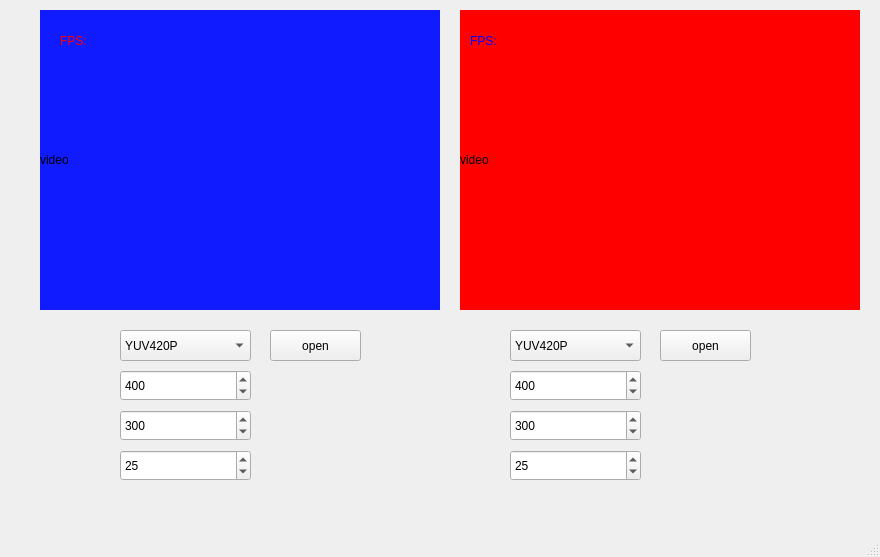
<?xml version="1.0" encoding="UTF-8"?>
<ui version="4.0">
 <class>SdlQtRBGClass</class>
 <widget class="QMainWindow" name="SdlQtRBGClass">
  <property name="geometry">
   <rect>
    <x>0</x>
    <y>0</y>
    <width>880</width>
    <height>557</height>
   </rect>
  </property>
  <property name="windowTitle">
   <string>SdlQtRBG</string>
  </property>
  <widget class="QWidget" name="centralWidget">
   <widget class="QLabel" name="video1">
    <property name="geometry">
     <rect>
      <x>40</x>
      <y>10</y>
      <width>400</width>
      <height>300</height>
     </rect>
    </property>
    <property name="baseSize">
     <size>
      <width>400</width>
      <height>300</height>
     </size>
    </property>
    <property name="styleSheet">
     <string notr="true">background-color: rgb(16, 28, 255);</string>
    </property>
    <property name="text">
     <string>video</string>
    </property>
   </widget>
   <widget class="QLabel" name="video2">
    <property name="geometry">
     <rect>
      <x>460</x>
      <y>10</y>
      <width>400</width>
      <height>300</height>
     </rect>
    </property>
    <property name="baseSize">
     <size>
      <width>400</width>
      <height>300</height>
     </size>
    </property>
    <property name="styleSheet">
     <string notr="true">background-color: rgb(255, 0, 0);</string>
    </property>
    <property name="text">
     <string>video</string>
    </property>
   </widget>
   <widget class="QPushButton" name="open1">
    <property name="geometry">
     <rect>
      <x>270</x>
      <y>330</y>
      <width>91</width>
      <height>31</height>
     </rect>
    </property>
    <property name="text">
     <string>open</string>
    </property>
   </widget>
   <widget class="QComboBox" name="pix1">
    <property name="geometry">
     <rect>
      <x>120</x>
      <y>330</y>
      <width>131</width>
      <height>31</height>
     </rect>
    </property>
    <item>
     <property name="text">
      <string>YUV420P</string>
     </property>
    </item>
    <item>
     <property name="text">
      <string>RGBA</string>
     </property>
    </item>
    <item>
     <property name="text">
      <string>ARGB</string>
     </property>
    </item>
    <item>
     <property name="text">
      <string>BGRA</string>
     </property>
    </item>
    <item>
     <property name="text">
      <string>RGB24</string>
     </property>
    </item>
   </widget>
   <widget class="QSpinBox" name="width1">
    <property name="geometry">
     <rect>
      <x>120</x>
      <y>370</y>
      <width>131</width>
      <height>31</height>
     </rect>
    </property>
    <property name="minimum">
     <number>1</number>
    </property>
    <property name="maximum">
     <number>99999</number>
    </property>
    <property name="value">
     <number>400</number>
    </property>
   </widget>
   <widget class="QSpinBox" name="height1">
    <property name="geometry">
     <rect>
      <x>120</x>
      <y>410</y>
      <width>131</width>
      <height>31</height>
     </rect>
    </property>
    <property name="minimum">
     <number>1</number>
    </property>
    <property name="maximum">
     <number>99999</number>
    </property>
    <property name="value">
     <number>300</number>
    </property>
   </widget>
   <widget class="QSpinBox" name="set_fps1">
    <property name="geometry">
     <rect>
      <x>120</x>
      <y>450</y>
      <width>131</width>
      <height>31</height>
     </rect>
    </property>
    <property name="minimum">
     <number>1</number>
    </property>
    <property name="maximum">
     <number>300</number>
    </property>
    <property name="value">
     <number>25</number>
    </property>
   </widget>
   <widget class="QSpinBox" name="height2">
    <property name="geometry">
     <rect>
      <x>510</x>
      <y>410</y>
      <width>131</width>
      <height>31</height>
     </rect>
    </property>
    <property name="minimum">
     <number>1</number>
    </property>
    <property name="maximum">
     <number>99999</number>
    </property>
    <property name="value">
     <number>300</number>
    </property>
   </widget>
   <widget class="QPushButton" name="open2">
    <property name="geometry">
     <rect>
      <x>660</x>
      <y>330</y>
      <width>91</width>
      <height>31</height>
     </rect>
    </property>
    <property name="text">
     <string>open</string>
    </property>
   </widget>
   <widget class="QSpinBox" name="width2">
    <property name="geometry">
     <rect>
      <x>510</x>
      <y>370</y>
      <width>131</width>
      <height>31</height>
     </rect>
    </property>
    <property name="minimum">
     <number>1</number>
    </property>
    <property name="maximum">
     <number>99999</number>
    </property>
    <property name="value">
     <number>400</number>
    </property>
   </widget>
   <widget class="QSpinBox" name="set_fps2">
    <property name="geometry">
     <rect>
      <x>510</x>
      <y>450</y>
      <width>131</width>
      <height>31</height>
     </rect>
    </property>
    <property name="minimum">
     <number>1</number>
    </property>
    <property name="maximum">
     <number>300</number>
    </property>
    <property name="value">
     <number>25</number>
    </property>
   </widget>
   <widget class="QComboBox" name="pix2">
    <property name="geometry">
     <rect>
      <x>510</x>
      <y>330</y>
      <width>131</width>
      <height>31</height>
     </rect>
    </property>
    <item>
     <property name="text">
      <string>YUV420P</string>
     </property>
    </item>
    <item>
     <property name="text">
      <string>RGBA</string>
     </property>
    </item>
    <item>
     <property name="text">
      <string>ARGB</string>
     </property>
    </item>
    <item>
     <property name="text">
      <string>BGRA</string>
     </property>
    </item>
    <item>
     <property name="text">
      <string>RGB24</string>
     </property>
    </item>
   </widget>
   <widget class="QLabel" name="fps1">
    <property name="geometry">
     <rect>
      <x>60</x>
      <y>30</y>
      <width>61</width>
      <height>21</height>
     </rect>
    </property>
    <property name="styleSheet">
     <string notr="true">color: rgb(255, 0, 0);</string>
    </property>
    <property name="text">
     <string>FPS:</string>
    </property>
   </widget>
   <widget class="QLabel" name="fps2">
    <property name="geometry">
     <rect>
      <x>470</x>
      <y>30</y>
      <width>61</width>
      <height>21</height>
     </rect>
    </property>
    <property name="styleSheet">
     <string notr="true">color: rgb(0, 0, 255);</string>
    </property>
    <property name="text">
     <string>FPS:</string>
    </property>
   </widget>
  </widget>
  <widget class="QStatusBar" name="statusBar"/>
 </widget>
 <layoutdefault spacing="6" margin="11"/>
 <resources>
  <include location="sdlqtrbg.qrc"/>
 </resources>
 <connections>
  <connection>
   <sender>open1</sender>
   <signal>clicked()</signal>
   <receiver>SdlQtRBGClass</receiver>
   <slot>Open1()</slot>
   <hints>
    <hint type="sourcelabel">
     <x>310</x>
     <y>356</y>
    </hint>
    <hint type="destinationlabel">
     <x>314</x>
     <y>637</y>
    </hint>
   </hints>
  </connection>
  <connection>
   <sender>open2</sender>
   <signal>clicked()</signal>
   <receiver>SdlQtRBGClass</receiver>
   <slot>Open2()</slot>
   <hints>
    <hint type="sourcelabel">
     <x>690</x>
     <y>360</y>
    </hint>
    <hint type="destinationlabel">
     <x>708</x>
     <y>625</y>
    </hint>
   </hints>
  </connection>
 </connections>
 <slots>
  <slot>Open1()</slot>
  <slot>Open2()</slot>
 </slots>
</ui>
